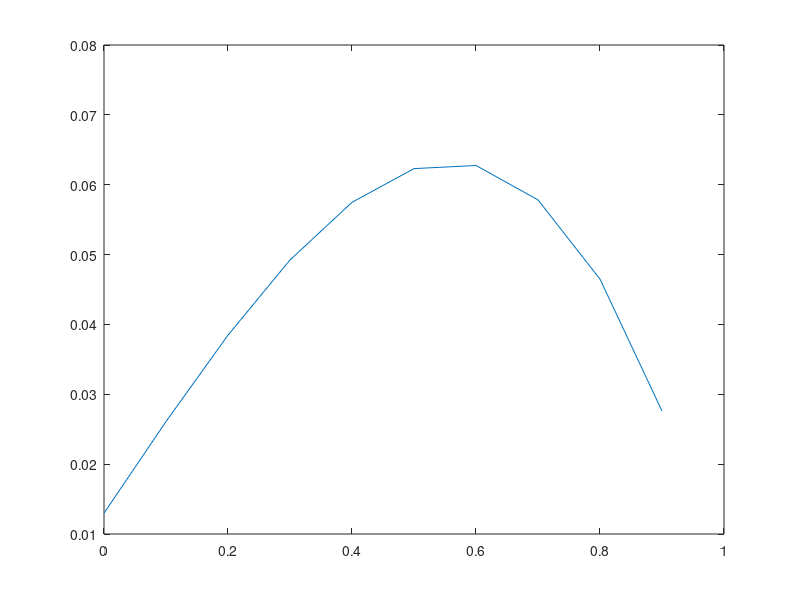

This chart was generated by the following MATLAB code:
% Fungsi Finite Method

clear 
clc

n = 10;
h = 1/n;
A = zeros(n,n);
x = 0:h:1-h;
x = x';
ex = 0:h:1-h;

for i = 1:n
    A(i,i) = -(2 + 0.1^2);
    a = x(i);
    x(i) = -a*0.1^2;
end

for i = 2:n
    A(i, i-1) = 1;
    A(i-1, i) = 1;
end

y = A\x;

plot(ex,y)
